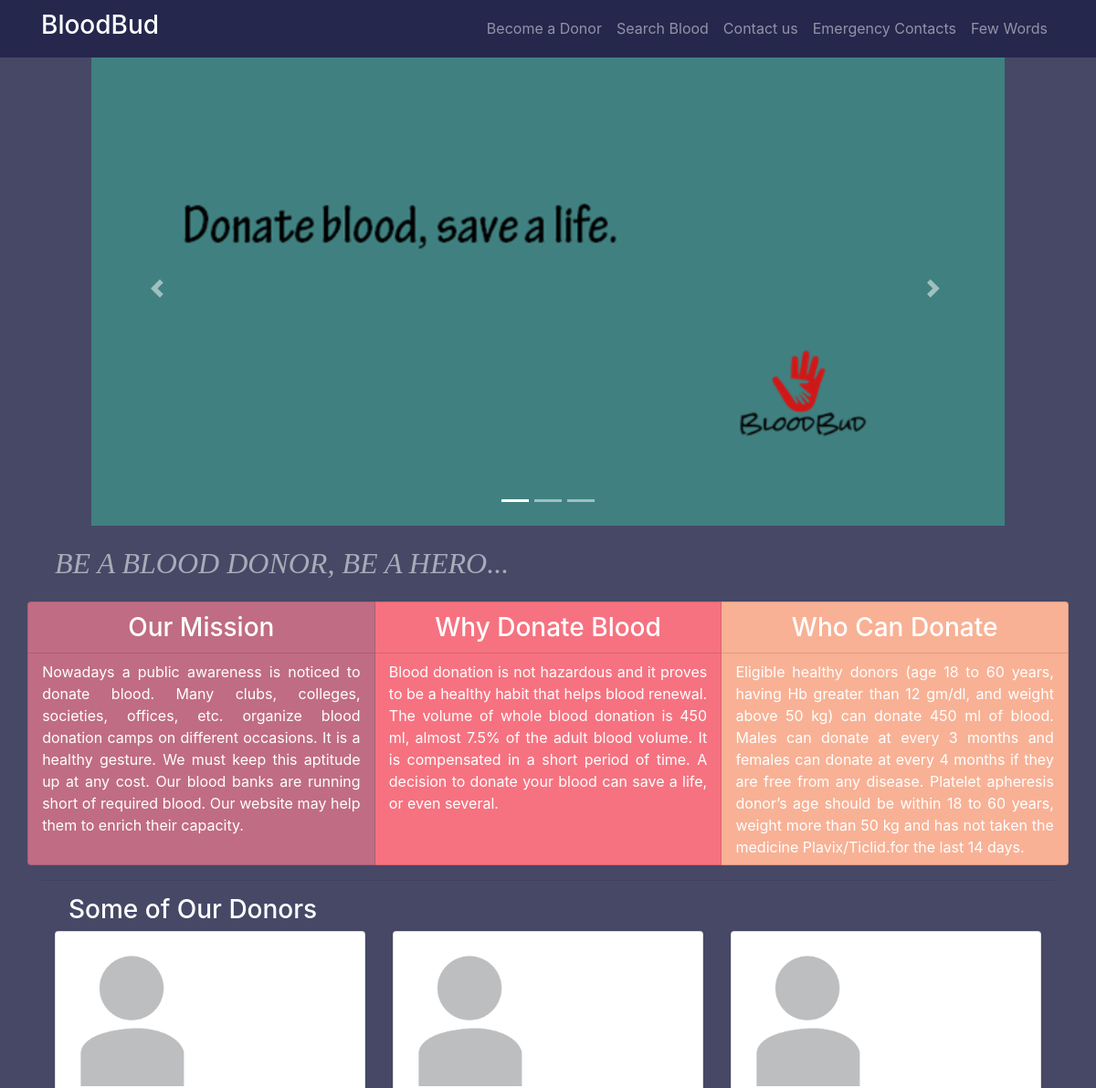
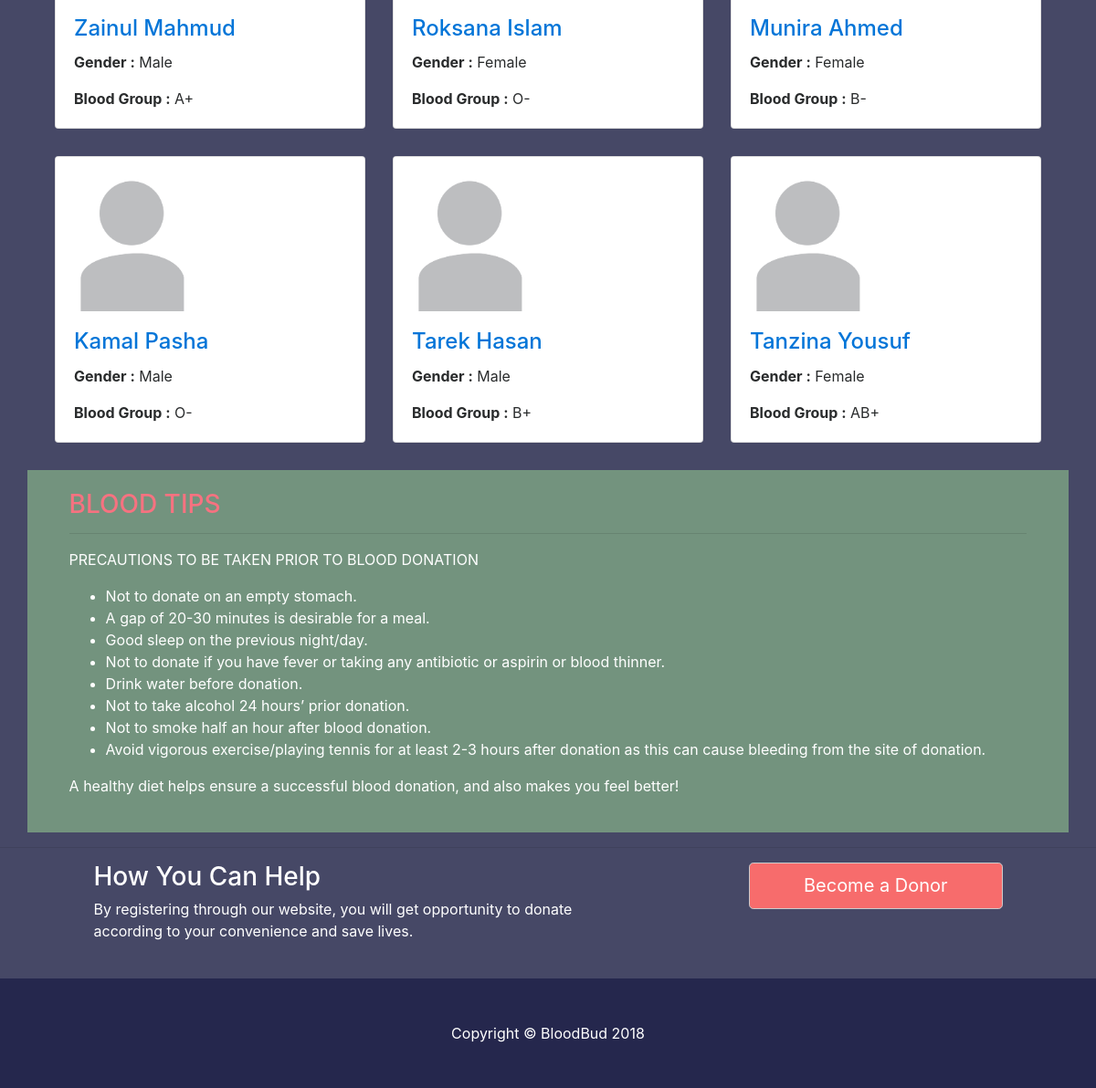
The page / on the database its author committed (2 pictures, top to bottom).
### tables this page shows
CREATE TABLE `tblblooddonars` (
  `id` int(11) NOT NULL,
  `FullName` varchar(100) DEFAULT NULL,
  `MobileNumber` char(11) DEFAULT NULL,
  `EmailId` varchar(100) DEFAULT NULL,
  `Gender` varchar(20) DEFAULT NULL,
  `Age` int(11) DEFAULT NULL,
  `BloodGroup` varchar(20) DEFAULT NULL,
  `Address` varchar(255) DEFAULT NULL,
  `Message` mediumtext,
  `PostingDate` timestamp NOT NULL DEFAULT CURRENT_TIMESTAMP,
  `status` int(1) DEFAULT NULL
);

### index.php (the view, shortened to what this page needs)
<?php
include('includes/config.php');
?>
<!DOCTYPE html>
<html lang="en">
<head>
    <link href="vendor/bootstrap/css/bootstrap.min.css" rel="stylesheet">
    <link href="vendor/font-awesome/css/font-awesome.min.css" rel="stylesheet" type="text/css">
    <link href="css/modern-business.css" rel="stylesheet">
</head>
<body  style="background-color: #464866">
<?php include('includes/header.php');?>
<?php include('includes/slider.php');?>
    <div class="container">
         <div class="container" style="color: #aaabb8">
        <marquee><h2 class="my-4" style="font-family: Century Gothic, sans serif"><i>BE A BLOOD DONOR, BE A HERO...</i></h2></marquee>
        </div>
        <div class="row">
        <div class="card-group">
                <div class="card" style=" background-color: #c06c84;" >
                <div class="card-body text-white" >
                    <h3 class="card-header" style="text-align: center; background-color: #c06c84;">Our Mission</h3>
                        <p class="card-text text-justify" style="padding: 2% 4% 2% 4%;">Nowadays a public awareness is noticed to donate blood. Many clubs, colleges, societies, offices, etc. organize blood donation camps on different occasions. It is a healthy gesture. We must keep this aptitude up at any cost. Our blood banks are running short of required blood. Our website may help them to enrich their capacity. </p>
                </div>
            </div>
                <div class="card" style=" background-color: #f67280;">
                <div class="card-body text-white" >
                    <h3 class="card-header" style="text-align: center; background-color: #f67280;">Why Donate Blood</h3>
                        <p class="card-text text-justify" style="padding: 2% 4% 2% 4%;">Blood donation is not hazardous and it proves to be a healthy habit that helps blood renewal. The volume of whole blood donation is 450 ml, almost 7.5% of the adult blood volume. It is compensated in a short period of time. A decision to donate your blood can save a life, or even several.</p>
                </div>
            </div>
                <div class="card" style=" background-color: #f8b195;">
                <div class="card-body text-white" >
                    <h3 class="card-header" style="text-align: center; background-color: #f8b195;">Who Can Donate</h3>
                        <p class="card-text text-justify" style="padding: 2% 4% 2% 4%;">Eligible healthy donors (age 18 to 60 years, having Hb greater than 12 gm/dl, and weight above 50 kg) can donate 450 ml of blood. Males can donate at every 3 months and females can donate at every 4 months if they are free from any disease. Platelet apheresis donor’s age should be within 18 to 60 years, weight more than 50 kg and has not taken the medicine Plavix/Ticlid.for the last 14 days. </p>
                </div>
            </div>
        </div> </div>
        <hr>
        <div class="container">
        <div class="row-align-items-center">
     <div class="col-12 text-white">
        <h3>Some of Our Donors</h3>
         </div>
         </div>
        <div class="row">
                   <?php
$status=1;
$sql = "SELECT * from tblblooddonars where status=:status order by rand() limit 6";
$query = $dbh -> prepare($sql);
$query->bindParam(':status',$status,PDO::PARAM_STR);
$query->execute();
$results=$query->fetchAll(PDO::FETCH_OBJ);
if($query->rowCount() > 0)
{
foreach($results as $result)
{ ?>
            <div class="col-lg-4 col-sm-6 portfolio-item">
                <div class="card h-100" >
                    <a href="#"><img class="card-img-top img-fluid w-50" src="images/avatar.png" alt="" ></a>
                    <div class="card-block">
                        <h4 class="card-title"><a href="#"><?php echo htmlentities($result->FullName);?></a></h4>
<p class="card-text"><b>  Gender :</b> <?php echo htmlentities($result->Gender);?></p>
<p class="card-text"><b>Blood Group :</b> <?php echo htmlentities($result->BloodGroup);?></p>
                    </div>
                </div>
            </div>
            <?php }} ?>
        </div></div>
        <div class="row text-white" >
            <div class="col-12" style=" background-color: #73937e; padding: 2% 4% 2% 4%;" >
                <h3 style="color:#f67280">BLOOD TIPS</h3> <hr>
          <p> PRECAUTIONS TO BE TAKEN PRIOR TO BLOOD DONATION</p>
                <ul>
<li>Not to donate on an empty stomach.</li>
<li>A gap of 20-30 minutes is desirable for a meal.</li>
<li>Good sleep on the previous night/day.</li>
<li>Not to donate if you have fever or taking any antibiotic or aspirin or blood thinner.</li>
<li>Drink water before donation.</li>
<li>Not to take alcohol 24 hours’ prior donation.</li>
<li>Not to smoke half an hour after blood donation.</li>
<li>Avoid vigorous exercise/playing tennis for at least 2-3 hours after donation as this can cause bleeding from the site of donation.</li>
                </ul>
                <p>A healthy diet helps ensure a successful blood donation, and also makes you feel better! </p>
            </div>
        </div> </div>
        <hr>
        <div class="row mb-4 text-white">
            <div class="col-md-6 offset-sm-1">
            <h3>How You Can Help</h3>
                <p>By registering through our website, you will get opportunity to donate according to your convenience and save lives.</p>
            </div>
            <div class="col-md-3 offset-sm-1">
                <a class="btn btn-lg btn-secondary btn-block text-white"  style=" background-color: #f76c6c;" href="become-donar.php" s>Become a Donor</a>
            </div>
        </div>
  <?php include('includes/footer.php');?>
</body>
</html>

### includes/header.php (shortened to what this page needs)
<nav class="navbar fixed-top navbar-toggleable-md navbar-inverse" style="background-color: #25274d;">
       <div class="container">
           <a class="navbar-brand" href="index.php"><h3 style="font: Helvetica">BloodBud</h3></a>
           <div class="collapse navbar-collapse" id="navbarExample">
               <ul class="navbar-nav ml-auto">
                   <li class="nav-item">
                       <a class="nav-link" href="become-donar.php">Become a Donor</a>
                   </li>
                    <li class="nav-item">
                       <a class="nav-link" href="search-donor.php">Search Blood</a>
                   </li>
                     <li class="nav-item">
                       <a class="nav-link" href="contact.php">Contact us</a>
                   </li>
                   <li class="nav-item">
                       <a class="nav-link" href="page.php?type=donor">Emergency Contacts</a>
                   </li>
                   <li class="nav-item">
                       <a class="nav-link" href="page.php?type=aboutus">Few Words</a>
                   </li>
               </ul>
           </div>
       </div>
   </nav>

### includes/slider.php (shortened to what this page needs)
<header>
<div class="slideshow-container">
       <div id="carouselExampleIndicators" class="carousel slide" data-ride="carousel">
           <ol class="carousel-indicators">
               <li data-target="#carouselExampleIndicators" data-slide-to="0" class="active"></li>
               <li data-target="#carouselExampleIndicators" data-slide-to="1"></li>
               <li data-target="#carouselExampleIndicators" data-slide-to="2"></li>
           </ol>
           <div class="carousel-inner" role="listbox">
               <div class="carousel-item active" style="background-image: url('images/b1.png')">
                   <div class="carousel-caption d-none d-md-block">
                   </div>
               </div>
           </div>
           <a class="carousel-control-prev" href="#carouselExampleIndicators" role="button" data-slide="prev">
               <span class="carousel-control-prev-icon" aria-hidden="true"></span>
           </a>
           <a class="carousel-control-next" href="#carouselExampleIndicators" role="button" data-slide="next">
               <span class="carousel-control-next-icon" aria-hidden="true"></span>
           </a>
       </div></div>
   </header>

### includes/footer.php
<footer class="py-5" style="background-color: #25274d" >
      <div class="container" >
          <p class="m-0 text-center text-white">Copyright &copy; BloodBud 2018</p>
      </div>
  </footer>

### css/modern-business.css (style rules this page uses)
body { padding-top: 54px; }
@media (min-width: 992px) { body { padding-top: 56px; } }
.carousel-item { height: 65vh; min-height: 300px; background: no-repeat center center scroll; -webkit-background-size: cover; -moz-background-size: cover; -o-background-size: cover; background-size: cover; }
.portfolio-item { margin-bottom: 30px; }

### index.php (style rules this page uses)
.carousel-item.active, .carousel-item-next, .carousel-item-prev { display: block; }
.slideshow-container { max-width: 1000px; position: relative; margin: auto; }

### rows shown on the page
tblblooddonars: FullName "Zainul Mahmud", Gender "Male", BloodGroup "A+"
tblblooddonars: FullName "Roksana Islam", Gender "Female", BloodGroup "O-"
tblblooddonars: FullName "Munira Ahmed", Gender "Female", BloodGroup "B-"
tblblooddonars: FullName "Kamal Pasha", Gender "Male", BloodGroup "O-"
tblblooddonars: FullName "Tarek Hasan", Gender "Male", BloodGroup "B+"
tblblooddonars: FullName "Tanzina Yousuf", Gender "Female", BloodGroup "AB+"
